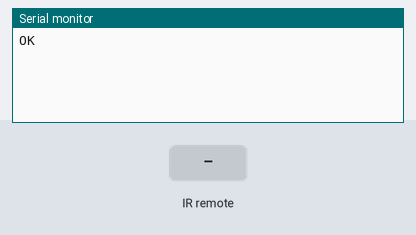
The sketch below on a simulated Arduino Uno, built with avr-gcc and run on an emulated ATmega328P. On the bench: the last lines printed to the serial monitor. The inputs (shaded band) are chosen by the test bench. The audio player accepts every command and is not drawn.

Above: at 1.7 s.
1.8 s: infrared code 0x202D02F received
At 2.3 s:
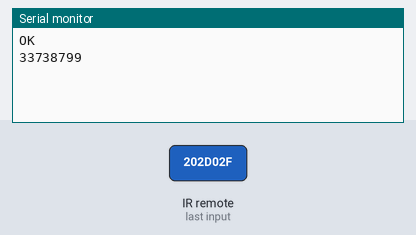
3.3 s: infrared code 0x202708F received
At 4.7 s:
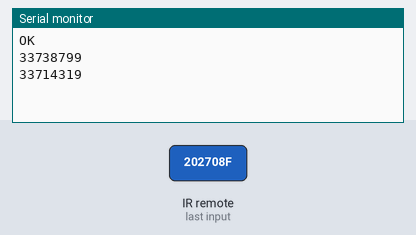

Measured:
- after the input at 1.8 s, the serial monitor: prints a new line at once (image 1)
- after the input at 3.3 s, the serial monitor: prints a new line at once (image 2)

The sketch:

nfc_mp3.ino
```cpp
#include <IRremote.hpp>
#include <IRremote.h>
#include "SoftwareSerial.h"
#include "DFRobotDFPlayerMini.h"

IRrecv irrevc(9);
decode_results results;

static const uint8_t PIN_MP3_TX = 2;
static const uint8_t PIN_MP3_RX = 3;
SoftwareSerial softwareSerial(PIN_MP3_RX, PIN_MP3_TX);

const int wirePin = 4;
const int endPin = 5;

DFRobotDFPlayerMini player;

int volume = 1;
int songNumber = 1;
boolean isPlaying = false;


void setup() {

Serial.begin(9600);

pinMode(wirePin, INPUT);
pinMode(endPin, INPUT);

 irrevc.enableIRIn();
 softwareSerial.begin(9600);

 if (player.begin(softwareSerial)) {
   Serial.println("OK");
    player.volume(volume);

  } else {
    Serial.println("Connecting to DFPlayer Mini failed!");
  }
}


void loop() {

//   Serial.println(sensorValue);

  if (irrevc.decode(&results) ) {
   Serial.println(results.value);

    if (results.value == 33738799) {
    volume += 1;
    player.volume(volume);
       }

    else  if (results.value == 33714319) {
        if (volume > 0) {
          volume -= 1;
          player.volume(volume);
          }
    }

    else  if (results.value == 33730639 && isPlaying==false) {
     isPlaying = true ;
     player.volume(volume);
     player.play();
       }

       else  if (results.value == 33730639 && isPlaying==true) {
    player.stop();
    isPlaying = false;
       }

       else  if (results.value == 33720439) {
        songNumber += 1;
       player.stop();
       }

       else  if (results.value == 33687799) {
       if (songNumber > 0) {
         songNumber -= 1;
       player.play(songNumber);
        }
       }

       else  if (results.value == 33731149) {
       player.stop();
       }

    irrevc.resume();
    }

   }
```
